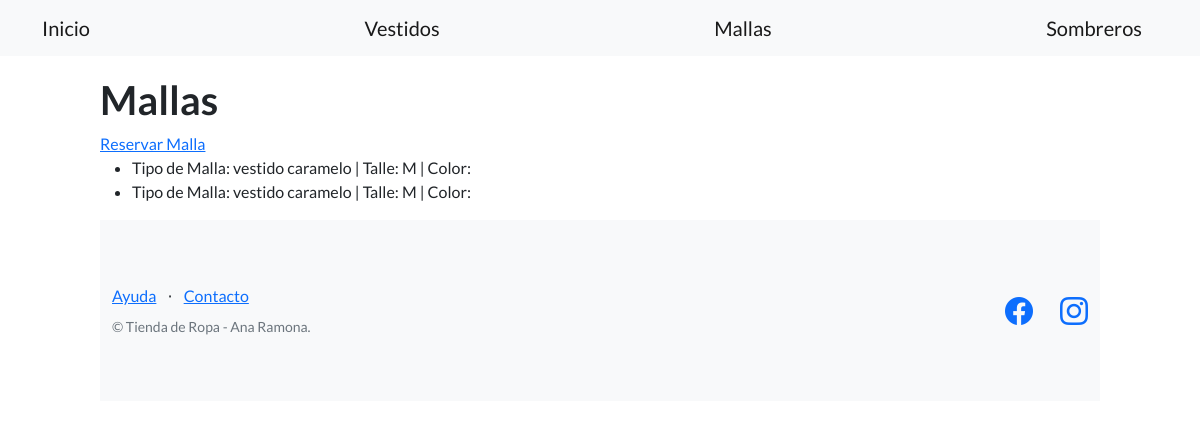
/ropa/lista-mallas/, run on an earlier commit of the app's database.
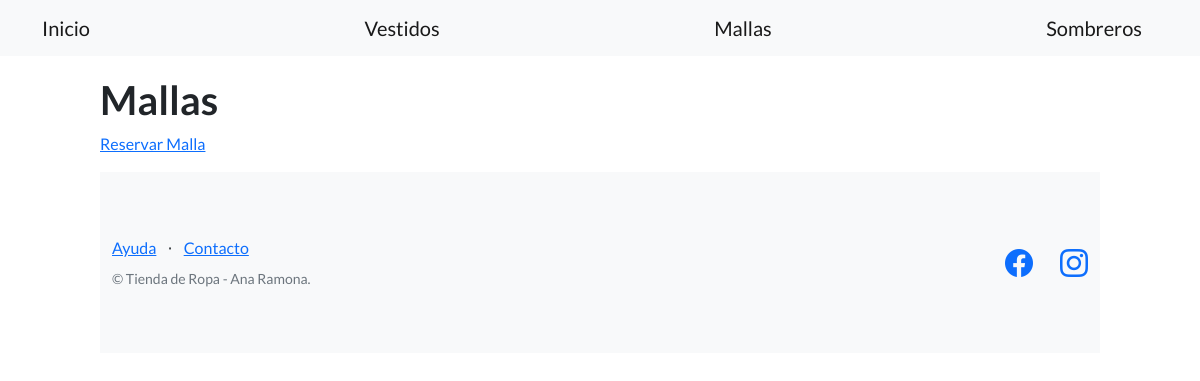
And on a later commit of the database.
### TiendaAnaRamona/models.py (models this page shows, shortened)
class Malla(models.Model):
    nombre = models.CharField(max_length=256)
    color =  models.CharField(max_length=256)
    talle = models.CharField(max_length=256)

### TiendaAnaRamona/views.py (the view)
# urls.py: path("lista-mallas/", lista_mallas, name="lista_mallas"),
def lista_mallas(request):
    contexto = {
        "mall" : Malla.objects.all()
    }
    http_response = render(
        request=request,
        template_name="TiendaAnaRamona/lista_mallas.html",
        context=contexto,
    )
    return http_response

### TiendaAnaRamona/templates/TiendaAnaRamona/lista_mallas.html (shortened to what this page needs)
{% extends "TiendaAnaRamona/base.html" %}
{% block contenido %}
<section>
    <div>
        <h1>Mallas</h1>
        <a href="{% url 'hacer_pedido_malla' %}">Reservar Malla</a>
        <ul>
        {% for malla in mall %}
            <li>Tipo de Malla: {{ malla.nombre }} | Talle: {{ malla.talle }} | Color: {{ malla.color }}</li>
        {% endfor %}
        </ul>
    </div>
{% endblock contenido %}

### TiendaAnaRamona/templates/TiendaAnaRamona/base.html (shortened to what this page needs)
{% load static %}
<!DOCTYPE html>
<html lang="en">
    <head>
        <link href="https://cdn.jsdelivr.net/npm/bootstrap-icons@1.5.0/font/bootstrap-icons.css" rel="stylesheet" type="text/css" />
        <link href="{% static 'css/styles.css' %}" rel="stylesheet" />
    </head>
    <body>
        <nav class="navbar navbar-light bg-light static-top">
            <div class="container">
                <a class="navbar-brand" href="{% url 'inicio' %}">Inicio</a>
                <a class="navbar-brand" href="{% url 'lista_vestidos' %}">Vestidos</a>
                <a class="navbar-brand" href="{% url 'lista_mallas' %}">Mallas</a>
                <a class="navbar-brand" href="{% url 'lista_sombreros' %}">Sombreros</a>
            </div>
        </nav>
        <section style = "padding:20px 100px;">
            {% block contenido %}
            {% endblock contenido %}
        <footer class="footer bg-light">
            <div class="container">
                <div class="row">
                    <div class="col-lg-6 h-100 text-center text-lg-start my-auto">
                        <ul class="list-inline mb-2">
                            <li class="list-inline-item"><a href="#!">Ayuda</a></li>
                            <li class="list-inline-item">⋅</li>
                            <li class="list-inline-item"><a href="#!">Contacto</a></li>
                        </ul>
                        <p class="text-muted small mb-4 mb-lg-0">&copy; Tienda de Ropa - Ana Ramona.</p>
                    </div>
                    <div class="col-lg-6 h-100 text-center text-lg-end my-auto">
                        <ul class="list-inline mb-0">
                            <li class="list-inline-item me-4">
                                <a href="#!"><i class="bi-facebook fs-3"></i></a>
                            </li>
                            <li class="list-inline-item">
                                <a href="https://www.instagram.com/anaramona_/"><i class="bi-instagram fs-3"></i></a>
                            </li>
                        </ul>
                    </div>
                </div>
            </div>
        </footer>
    </body>
</html>

What changed in the data, as far as the page shows it:
removed Malla: nombre "vestido caramelo", talle "M"
removed Malla: nombre "vestido caramelo", talle "M"
